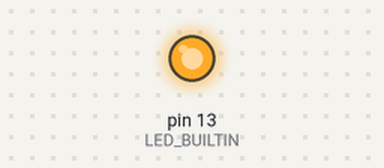
Bench run of a sketch on a simulated Arduino Uno, built with avr-gcc and run on an emulated ATmega328P. On the bench: output pins drawn as LEDs (lit = HIGH).

Above: at 5.0 s.
At 19.0 s:
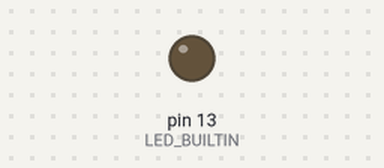
Timing chart, 0 to 36.4 s (numbered marks = the images above):
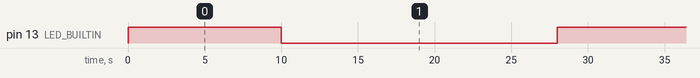

Measured:
- by itself, pin 13 (LED_BUILTIN): alternates HIGH for 10.0 s and LOW for 18.0 s

The sketch:

traffic_signal1.ino
```cpp
// C++ code
//
int yellow = 11;
int green = 9;
void setup()
{
  pinMode(LED_BUILTIN, OUTPUT);
}

void loop()
{
  digitalWrite(LED_BUILTIN, HIGH);
  delay(10000); // Wait for 1000 millisecond(s)
  digitalWrite(LED_BUILTIN, LOW);
  delay(1000); // Wait for 1000 millisecond(s)
  {
  digitalWrite(yellow, HIGH);
  delay(5000);
  digitalWrite(yellow, LOW);
  delay(1000);
  }
  {
    digitalWrite(green, HIGH);
    delay(10000);
    digitalWrite(green, LOW);
    delay(1000);
  }
}
```
